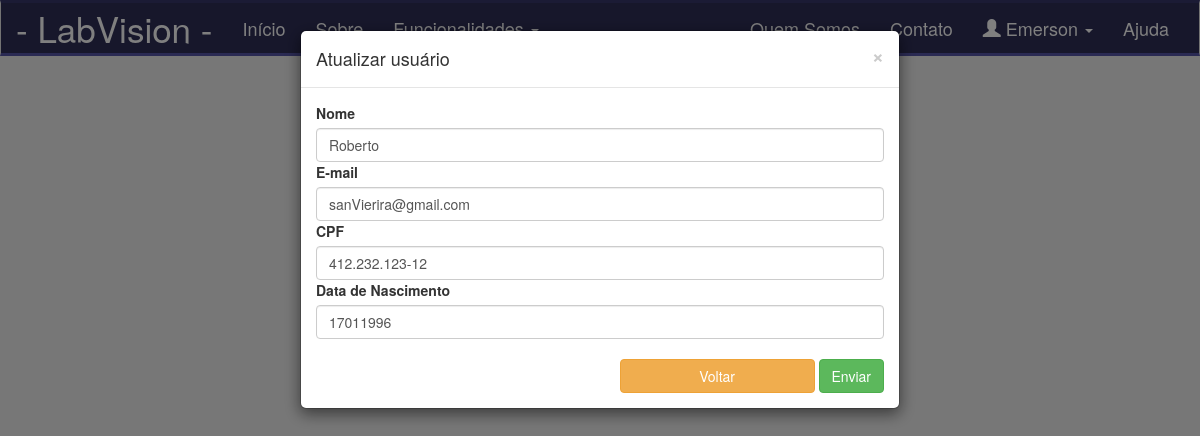
Page /atualizar-usuario/2 (signed in) on the committed database.
### app/models/tables.py (models this page shows, shortened)
class Pessoa(db.Model):
    __tablename__ = "pessoas"
    id = db.Column(db.Integer, primary_key=True)
    nome = db.Column(db.String(50))

class Usuario(Pessoa, db.Model):
    __tablename__ = "usuarios"
    id = db.Column(db.Integer, primary_key=True)
    email = db.Column(db.String(50))
    senha = db.Column(db.String(20))
    cpf = db.Column(db.String(20))
    dt_nascimento = db.Column(db.String(20))
    status = db.Column(db.Boolean())
    pessoa = db.Column(db.Integer, db.ForeignKey('pessoas.id'))
    def get_id(self):
        return str(self.id)

### app/controllers/default.py (the view, shortened to what this page needs)
@app.route('/atualizar-usuario/<int:id>', methods=['GET', 'POST'])
@app.route('/atualizar-usuario', methods=['POST'])
def atualizar_usuario(id=None):
    if not current_user.get_id():
        return redirect(url_for('login'))
    if id != None and request.method == "GET":
        usuario = Usuario.query.filter_by(id=id).first()
        form = CadastrarUsuarioForm()
        return render_template('usuario/atualizar-usuario.html', form=form, usuario=usuario)

### app/models/forms.py
class CadastrarUsuarioForm(FlaskForm):
    nome = StringField("email", validators=[DataRequired()])
    email = StringField("email", validators=[DataRequired()])
    senha = PasswordField("senha", validators=[DataRequired()])
    cpf = StringField("email", validators=[DataRequired()])
    dt_nascimento = StringField("email", validators=[DataRequired()])

### app/controllers/default.py (called while the page is built)
@login_manager.user_loader
def load_user(id):
    return Usuario.query.filter_by(id=id).first()

### app/templates/usuario/atualizar-usuario.html (shortened to what this page needs)
{% include 'base/head.html' %}
{% include 'base/nav_bar.html' %}
<div id="modal" class="modal dismiss" role="dialog" data-toggle="modal">
    <div class="modal-dialog">
        <div class="modal-content">
            <div class="modal-header">
                <button type="button" class="close" data-dismiss="modal">&times;</button>
                <h4 class="modal-title">Atualizar usuário</h4>
            </div>
            <div class="modal-body">
                <form action="/atualizar-usuario/{{ usuario.id }}" method="POST">
                    <label>Nome</label>
                    {{ form.nome(class="form-control", value=usuario.nome) }}
                    <label>E-mail</label>
                    {{ form.email(class="form-control", value=usuario.email) }}
                    <label>CPF</label>
                    {{ form.cpf(class="form-control", value=usuario.cpf) }}
                    <label>Data de Nascimento</label>
                    {{ form.dt_nascimento(class="form-control", value=usuario.dt_nascimento) }}
                    <br>
                    <div class="btn-meu-modal">
                        <a href="/listar-usuarios">
                            <input class="btn btn-warning" value="Voltar">
                        </a>
                        <input class="btn btn-success" type="submit" value="Enviar">
                    </div>
                </form>
            </div>
        </div>
    </div>
</div>
{% include 'base/footer.html' %}

### app/templates/base/nav_bar.html (shortened to what this page needs)
<div class="container-nav">
    <nav class="navbar navbar-default">
        <div class="container-fluid">
            <div class="navbar-header">
                <a class="navbar-brand nav-titulo" href="/index">- LabVision -</a>
            </div>
            <div class="collapse navbar-collapse" id="navPrincipal">
                <ul class="nav navbar-nav">
                    <li>
                        <a href="/index">Início</a>
                    </li>
                    <li>
                        <a href="/sobre">Sobre</a>
                    </li>
                    <li class="dropdown">
                        <a class="dropdown-toggle" data-toggle="dropdown" href="#">
                            Funcionalidades
                        </a>
                    </li>
                </ul>
                <ul class="nav navbar-nav navbar-right">
                    <li><a href="">Quem Somos</a></li>
                    <li><a href="">Contato</a></li>
                    <li class="dropdown">
                        <a class="dropdown-toggle" data-toggle="dropdown" href="#">
                            <span class="glyphicon glyphicon-user nav-icone-perfil"></span>
                            <span class="nav-icone-perfil">{{current_user.nome}}</span>
                            <span class="caret"></span>
                        </a>
                    </li>
                    <li><a href="/ajuda">Ajuda</a></li>
                </ul>
            </div>
        </div>
    </nav>
</div>

### app/static/css/main.css (style rules this page uses)
body { background-color: #EEEEEE; margin: 0px; padding: 0px; }
.container-fluid > .navbar-header > a { color: #FFFFFF; }
.navbar-default .navbar-nav > li > a { color: #FFFFFF; }
.navbar-default .navbar-nav > li > a:before { color: #FF0000; }
.navbar { background: rgba(1,1,50,.8); width: 100%; }
.navbar-default { float: left; border-radius: 0px; margin-bottom: 0px; font-size: 18px; text-color: #FFFFFF; margin-top: 0px; margin-bottom: 10px; border-bottom: inset 3px rgba(100,100,200,.7); border-top: inset 3px rgba(100,100,200,.7); }
.navbar-brand { font-size: 35px; color: #FF0000; text-color: #FF0000; }
.dropdown { color: #00FF00; }
.btn-meu-modal { text-align: right; border-box: content; }

### rows in the picture
Pessoa: nome "Emerson"
Pessoa: nome "Roberto"
Usuario: email "sanVierira@gmail.com", cpf "412.232.123-12", dt_nascimento "17011996"
